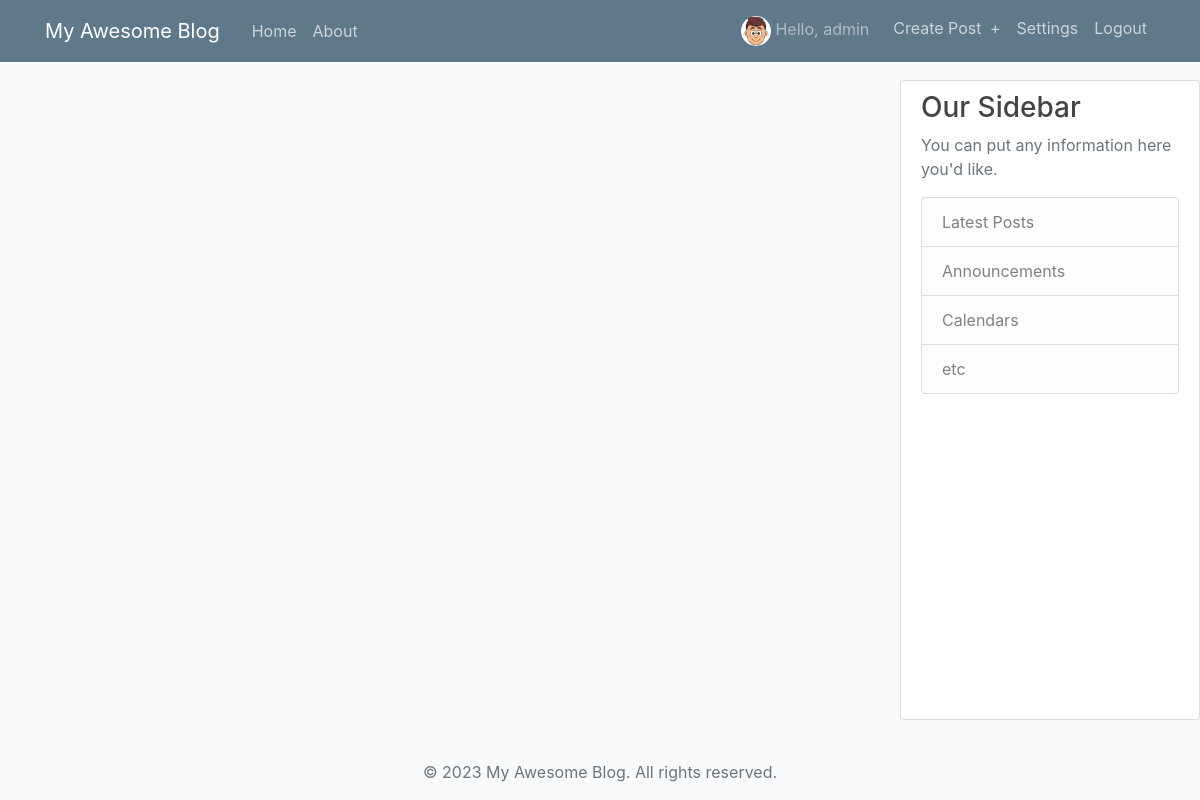
Before: / (signed in) with the older database file.
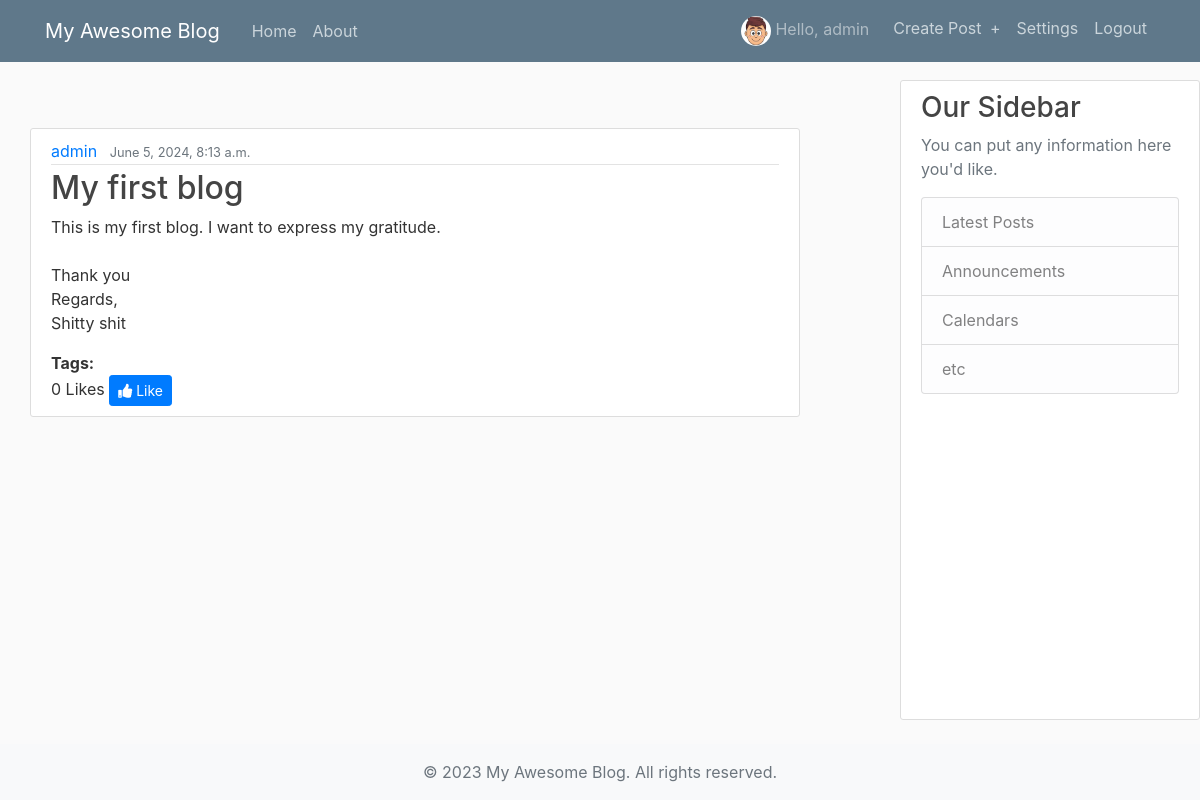
After: the same page with the newer database file.
### blog/models.py (models this page shows, shortened)
class Post(models.Model):
    title = models.CharField(max_length=100)
    tags = models.ManyToManyField(Tag, related_name='posts', blank=True)
    content = models.TextField()
    date_posted = models.DateTimeField(default=timezone.now)
    author = models.ForeignKey(User, on_delete=models.CASCADE)
    liked_by = models.ManyToManyField(User, related_name='liked_posts', blank=True)

### blog/views.py (the view)
# urls.py: path('', views.home, name='blog-home'),
def home(request):
    posts = Post.objects.all()
    for post in posts:
        post.author_display = (
            f"{post.author.first_name} {post.author.last_name}"
            if post.author.first_name and post.author.last_name
            else post.author.username
        )
    context = {'posts': posts}
    return render(request, 'blog/home.html', context)

### blog/templates/blog/home.html (shortened to what this page needs)
{% extends "blog/base.html" %}
{% block content %}
    {% for post in posts %}
        <article class="media content-section">
          <div class="media-body">
            <div class="article-metadata">
              <a class="mr-2" href="{% url 'user-posts' post.author.id %}">
                {% if post.author.first_name and post.author.last_name %}
                  {{ post.author.first_name }} {{ post.author.last_name }}
                {% else %}
                  {{ post.author.username }}
                {% endif %}
              </a>
              <small class="text-muted">{{ post.date_posted }}</small>
            </div>
            <h2><a class="article-title" href="{% url 'post-detail' post.id %}">{{ post.title }}</a></h2>
            <p class="article-content">{{ post.content }}</p>
            <div class="post-tags">
              <strong>Tags:</strong>
            </div>
            <div class="like-section">
              <span id="like-count-{{ post.id }}">{{ post.liked_by.count }} Likes</span>
              {% if user.is_authenticated %}
                <button class="btn btn-primary btn-sm like-button" data-post-id="{{ post.id }}">
                  {% if user in post.liked_by.all %}
                    <i class="fas fa-thumbs-down"></i> Dislike
                  {% else %}
                    <i class="fas fa-thumbs-up"></i> Like
                  {% endif %}
                </button>
              {% else %}
                <button class="btn btn-primary btn-sm" disabled><i class="fas fa-thumbs-up"></i> Like</button>
              {% endif %}
            </div>
          </div>
        </article>
    {% endfor %}
{% endblock content %}

Changed rows visible on the page:
added Post: author.username "admin", date_posted "June 5, 2024, 8:13 a.m.", title "My first blog", content "This is my first blog. I want to express my gratitude. Thank you Regards, Shitty shit", liked_by.count "0", shows "Like"
